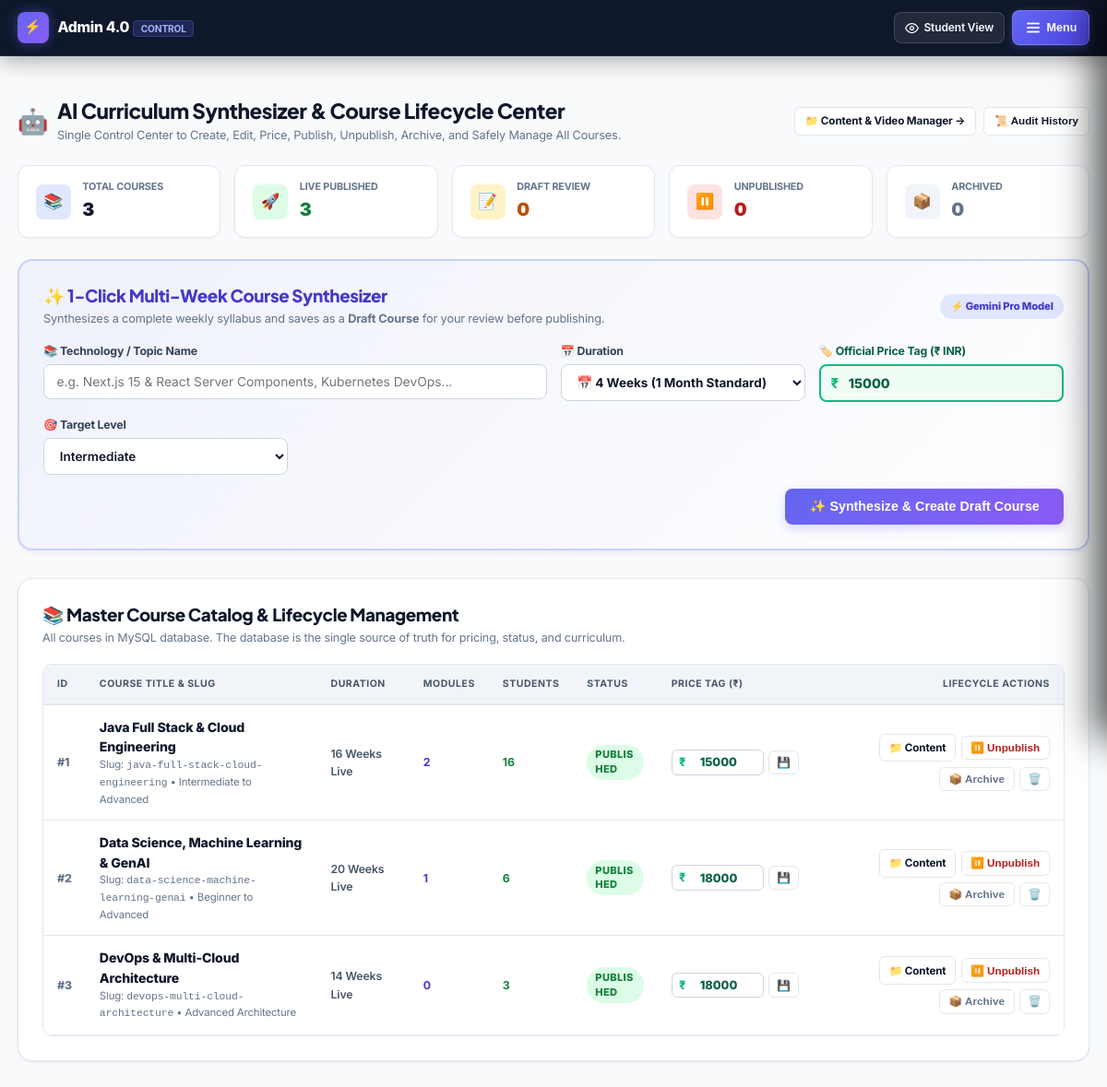
Screenshot of /admin-ai-studio.php (signed in) with the database file from the repository.
### tables this page shows
CREATE TABLE `courses` (
  `id` int(11) NOT NULL AUTO_INCREMENT,
  `title` varchar(150) NOT NULL,
  `slug` varchar(180) DEFAULT NULL,
  `description` text DEFAULT NULL,
  `level` varchar(50) DEFAULT 'Beginner to Advanced',
  `duration` varchar(50) DEFAULT '12 Weeks',
  `price` int(11) NOT NULL DEFAULT 15000,
  `status` varchar(20) NOT NULL DEFAULT 'published',
  `published_at` datetime DEFAULT NULL,
  `created_at` timestamp NOT NULL DEFAULT current_timestamp(),
  `updated_at` timestamp NOT NULL DEFAULT current_timestamp() ON UPDATE current_timestamp(),
  PRIMARY KEY (`id`),
  KEY `idx_courses_status` (`status`)
);

### admin-ai-studio.php (the view, shortened to what the rows shown need)
<?php
require_once __DIR__ . "/config.php";
require_once __DIR__ . "/includes/auth.php";
require_once __DIR__ . "/includes/course-service.php";
$allCourses = CourseService::getAllCoursesAdmin();
?>
<!DOCTYPE html>
<html lang="en">
<head>
    <link rel="stylesheet" href="css/student.css?v=12.0">
</head>
<body>
    <div class="admin-app-wrapper">
        <main class="app-container" style="max-width: 1440px; margin: 0 auto; padding: 1.5rem 1.25rem 4rem;">
            <header class="admin-header" style="margin-bottom: 1.5rem;">
                <div style="display: flex; align-items: center; justify-content: space-between; flex-wrap: wrap; gap: 1rem;">
                    <div style="display: flex; align-items: center; gap: 0.65rem;">
                        <div>
                            <h1 style="font-size: 1.5rem; font-weight: 800; color: #0f172a; margin: 0;">AI Curriculum Synthesizer & Course Lifecycle Center</h1>
                        </div>
                    </div>
                </div>
            </header>
            <div class="card" style="background: #ffffff; border: 1px solid #e2e8f0; border-radius: 16px; padding: 1.75rem;">
                <div class="table-responsive" style="overflow-x: auto;">
                    <table style="width: 100%; border-collapse: collapse; text-align: left; font-size: 0.88rem;">
                        <thead>
                            <tr style="background: #f8fafc; border-bottom: 2px solid #e2e8f0; color: #475569;">
                                <th style="padding: 0.85rem 1rem; font-weight: 700;">ID</th>
                                <th style="padding: 0.85rem 1rem; font-weight: 700;">Course Title & Slug</th>
                                <th style="padding: 0.85rem 1rem; font-weight: 700;">Duration</th>
                                <th style="padding: 0.85rem 1rem; font-weight: 700;">Modules</th>
                                <th style="padding: 0.85rem 1rem; font-weight: 700;">Students</th>
                                <th style="padding: 0.85rem 1rem; font-weight: 700;">Status</th>
                                <th style="padding: 0.85rem 1rem; font-weight: 700; min-width: 150px;">Price Tag (₹)</th>
                                <th style="padding: 0.85rem 1rem; font-weight: 700; min-width: 220px; text-align: right;">Lifecycle Actions</th>
                            </tr>
                        </thead>
                        <tbody>
                            <?php foreach ($allCourses as $c): ?>
                            <tr style="border-bottom: 1px solid #f1f5f9; transition: background 0.15s ease;">
                                <td style="padding: 0.85rem 1rem; font-weight: 800; color: #64748b;">
                                    #<?php echo $c['id']; ?>
                                </td>
                                <td style="padding: 0.85rem 1rem;">
                                    <div style="font-weight: 800; color: #0f172a; font-size: 0.94rem;"><?php echo e($c['title']); ?></div>
                                    <div style="font-size: 0.76rem; color: #64748b;">
                                        Slug: <code><?php echo e($c['slug'] ?? 'course-'.$c['id']); ?></code> • <?php echo e($c['level'] ?? 'Intermediate'); ?>
                                    </div>
                                </td>
                                <td style="padding: 0.85rem 1rem; color: #475569; font-weight: 600;">
                                    <?php echo e($c['duration'] ?? '12 Weeks'); ?>
                                </td>
                                <td style="padding: 0.85rem 1rem;">
                                    <span style="font-weight: 700; color: #4338ca;"><?php echo (int)($c['module_count'] ?? 0); ?></span>
                                </td>
                                <td style="padding: 0.85rem 1rem;">
                                    <span style="font-weight: 700; color: #15803d;"><?php echo (int)($c['student_count'] ?? 0); ?></span>
                                </td>
                                <td style="padding: 0.85rem 1rem;">
                                    <?php
                                    $st = strtolower($c['status'] ?? 'draft');
                                    $badgeClass = 'badge-status-' . $st;
                                    ?>
                                    <span class="badge <?php echo $badgeClass; ?>" style="font-size: 0.74rem; padding: 0.25rem 0.6rem; border-radius: 100px;">
                                        <?php echo strtoupper($st); ?>
                                    </span>
                                </td>
                                <td style="padding: 0.85rem 1rem;">
                                    <form method="POST" style="display: flex; align-items: center; gap: 0.35rem; margin: 0;">
                                        <div class="price-input-wrapper" style="width: 100px;">
                                            <span class="price-symbol" style="font-size: 0.85rem; left: 0.55rem;">₹</span>
                                            <input type="number" name="course_price" value="<?php echo e($c['price']); ?>" min="0" max="500000" step="1" required class="price-field" style="width: 100%; padding: 0.35rem 0.5rem 0.35rem 1.5rem; border: 1px solid #cbd5e1; border-radius: 6px; font-size: 0.85rem; box-sizing: border-box;">
                                        </div>
                                        <button type="submit" class="btn btn-secondary btn-sm" title="Save Price" style="padding: 0.35rem 0.55rem; font-size: 0.78rem;">💾</button>
                                    </form>
                                </td>
                                <td style="padding: 0.85rem 1rem; text-align: right;">
                                    <div class="action-btn-group" style="justify-content: flex-end;">
                                        <a href="admin-content.php?course_id=<?php echo $c['id']; ?>" class="btn btn-secondary btn-sm" style="padding: 0.35rem 0.65rem; font-size: 0.78rem; font-weight: 700;">
                                            📁 Content
                                        </a>
                                        <?php if ($st === 'published'): ?>
                                            <form method="POST" style="margin:0;">
                                                <button type="submit" class="btn btn-secondary btn-sm" style="padding: 0.35rem 0.65rem; font-size: 0.78rem; font-weight: 700; color: #b91c1c;">
                                                    ⏸️ Unpublish
                                                </button>
                                            </form>
                                        <?php endif; ?>
                                        <?php if ($st === 'archived'): ?>
                                            <form method="POST" style="margin:0;">
                                                <?php echo csrf_field(); ?>
                                                <input type="hidden" name="action" value="restore_course">
                                                <input type="hidden" name="target_status" value="published">
                                                <input type="hidden" name="course_id" value="<?php echo $c['id']; ?>">
                                                <button type="submit" class="btn btn-secondary btn-sm" style="padding: 0.35rem 0.65rem; font-size: 0.78rem; font-weight: 700;">
                                                    🔄 Restore
                                                </button>
                                            </form>
                                        <?php else: ?>
                                            <form method="POST" style="margin:0;">
                                                <button type="submit" class="btn btn-secondary btn-sm" style="padding: 0.35rem 0.65rem; font-size: 0.78rem; font-weight: 700; color: #64748b;">
                                                    📦 Archive
                                                </button>
                                            </form>
                                        <?php endif; ?>
                                        <form method="POST" style="margin:0;" onsubmit="return confirm('Are you sure you want to permanently delete Course #<?php echo $c['id']; ?>? Deletion is only permitted if it has 0 student records.');">
                                            <button type="submit" class="btn btn-secondary btn-sm" style="padding: 0.35rem 0.55rem; font-size: 0.78rem; color: #ef4444;" title="Delete Course">
                                                🗑️
                                            </button>
                                        </form>
                                    </div>
                                </td>
                            </tr>
                            <?php endforeach; ?>
                        </tbody>
                    </table>
                </div>
            </div>
        </main>
    </div>
</body>
</html>

### rows the page displays
courses: id "1", title "Java Full Stack & Cloud Engineering", slug "java-full-stack-cloud-engineering", level "Intermediate to Advanced", duration "16 Weeks Live", module_count "2", student_count "16", status "PUBLISHED", course_price "15000"
courses: id "2", title "Data Science, Machine Learning & GenAI", slug "data-science-machine-learning-genai", level "Beginner to Advanced", duration "20 Weeks Live", module_count "1", student_count "6", status "PUBLISHED", course_price "18000"
courses: id "3", title "DevOps & Multi-Cloud Architecture", slug "devops-multi-cloud-architecture", level "Advanced Architecture", duration "14 Weeks Live", module_count "0", student_count "3", status "PUBLISHED", course_price "18000"

### other values shown
$totalCount "3"
$pubCount "3"
$draftCount "0"
$unpubCount "0"
$archCount "0"
